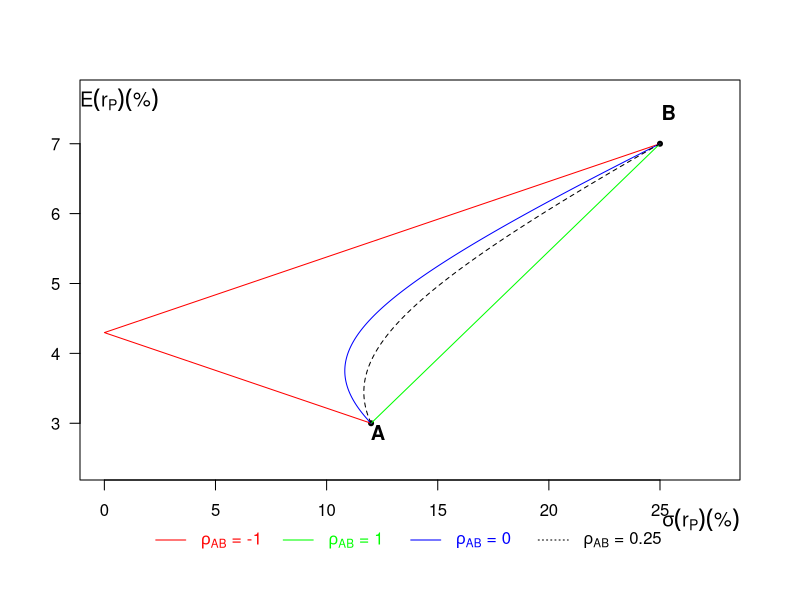

This figure's R source: (Note: this script raises an error after producing the figure.)

#####   WILLIAM ARRATA - PORTFOLIO DIVERSIFICATION - ESSEC PORTFOLIO MANAGEMENT COURSE WINTER 2023   #####

mu<-c(3,7)*1e-2                            #Expected returns on assets A and B
V<-c(1.44, 6.25)*1e-2                      #Variance on assets A and B

w<-seq(0,1,length.out=300)
w<-cbind(w,rev(w))                         #a range of weights for both assets in the portfolio
mean<-100*w%*%mu                           #portfolio expected returns
rho<-c(-1,1,0,0.25)                        #different values for the correlation coefficient
sd<-apply(cbind(V[1],replicate(2,sqrt(prod(V))*rho),V[2]),1,list)   #all covariances matrix
pair<-list()                               
for (i in seq_along(rho)){
  pair[[i]]<-cbind(100*sqrt(diag(w%*%matrix(sd[[i]][[1]],nrow=2)%*%t(w))) ,mean)}  #portfolio coordinates

#Graph of the 300 portfolios in the mean standard deviation space
xlim<-range(do.call(rbind,pair)[,1])*1.1
ylim<-range(mean)*c(0.8,1.1)
colv<-c(rainbow(length(rho)-1),"black")
lty<-rep(1:2,c(length(rho)-1,1))

par(mar=c(6, 4, 4, 3),xpd=T)
plot(pair[[1]][c(1,length(mean)),], las=1,xlab="", ylab="",xlim=xlim, ylim=ylim,pch=20)
mapply(lines, pair, col=colv,lty=lty)
mapply(title, c(expression(E(r[P]) ("%"),sigma(r[P]) ("%"),"A","B")),
       adj=c(0,1,0.45,0.9),line=c(-1,-22,-18,-2))
legend("bottom", horiz=T,inset = c(0,-0.2),text.col=colv,pch=rep(NA,4),lty=c(rep(1,3),3),col=colv, bty="n", legend =
         expression(paste(rho[A][B]," = -1"),paste(rho[A][B]," = 1"),paste(rho[A][B]," = 0"),paste(rho[A][B]," = 0.25")))

#######################################   COMBINING ASSET BY PAIRS   ##################################

w_a<-seq(0,1,length.out=300)
w_a<-cbind(w_a,rev(w_a))                                           #a range of weights for each asset in the portfolio

mu_c <- list(c(0.03,0.05), c(0.05,0.065), c(0.065,0.075),          #expected returns on pairs of assets
             c(0.075,0.11), c(0.11,0.15), c(0.03,0.15))
sig <- list(c(0.05,0.08,0.03), c(0.08,0.11,-0.03), c(0.11,0.12,0.06),#covariances between pairs of assets
            c(0.12,0.16,0.07), c(0.16,0.21,0.12), c(0.05,0.21,-0.08))

mu_tot <- sd_tot <- pair_tot <- list()      #Expected returns & standard deviations on portfolios of two assets
for (i in seq_along(mu_c)){
  mu_tot[[i]] <- 100*w_a%*%mu_c[[i]]
  sd_tot[[i]] <- 100*sqrt(diag(w_a%*%matrix(sig[[i]][c(1,3,3,2)], nrow=2)%*%t(w_a)))
  pair_tot[[i]] <- cbind(sd_tot[[i]],mu_tot[[i]])}

corner <- data.frame(unique(cbind(unlist(c(lapply(sd_tot, last),lapply(sd_tot, first))),
                                  unlist(c(lapply(mu_tot, last),lapply(mu_tot, first))))))
frontier <- data.frame(do.call(rbind, pair_tot))
colnames(frontier) <- colnames(corner) <- c("stdev", "mean")
frontier <- frontier[order(frontier$mean),]

#graph
asset<-LETTERS[seq_along(mu_c)]

ggplot() +
  xlim(range(sd_tot)*c(0.9,1.1)) + ylim(range(mu_tot)*c(0.9,1.1)) +
  geom_segment(data = frontier, aes(x = stdev, xend = dplyr::lead(stdev),
                                    y = mean, yend = dplyr::lead(mean)), size = 1, color="indianred") +
  geom_point(data = corner, aes(stdev, mean), color="black", size=3) +
  annotate(geom="text", x = corner$stdev,  y = corner$mean, label=asset, fontface = 2, hjust=-0.6, vjust=1.2) +
  labs(x="standard deviation (%)", y="expected return (%)") +  theme(plot.margin = margin(1.2,.5,1.2,.5, "cm"))